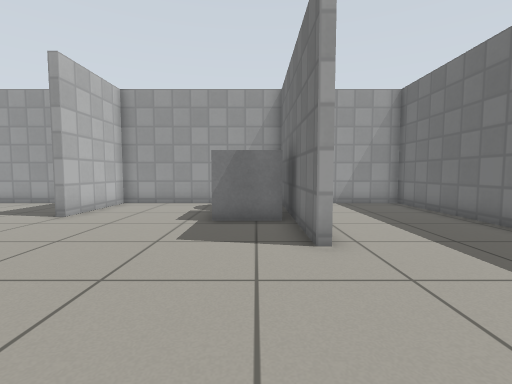
view 1 (above)

13 first-person views from a walk through a Gazebo world. The camera is 0.69 m above the floor, tilts 4° down and sees 85° across. The floor is counted in squares, 0.5 m on a side. Each view is taken from the middle of a square. On the plan, view 1 faces up. The plan holds only what a view shows up to about 13 squares ahead; the rest is blank. Simple patterns stand in for the simulator's built-in surfaces.

view 2
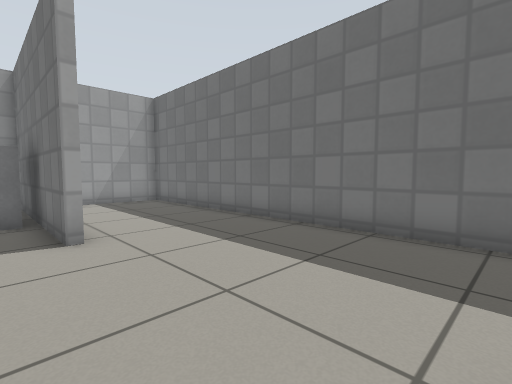

view 3
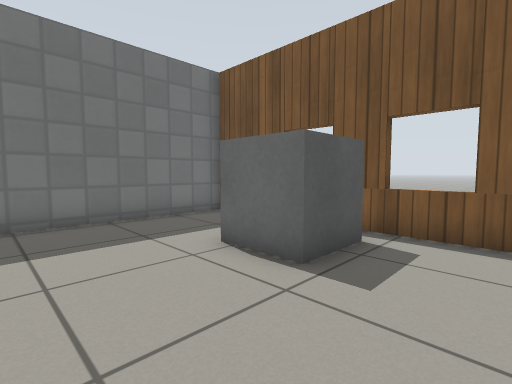

view 4
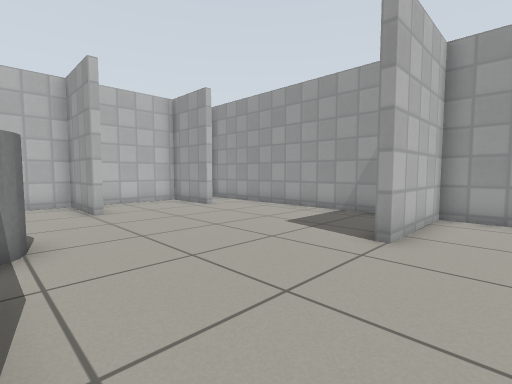

view 5
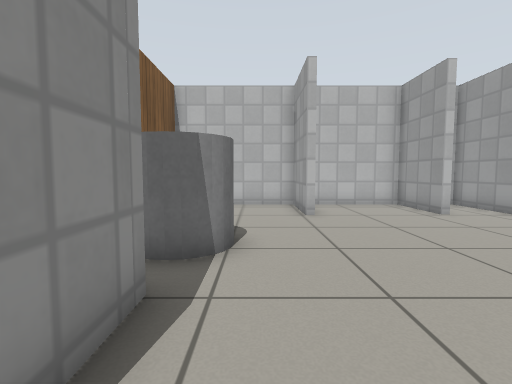

view 6
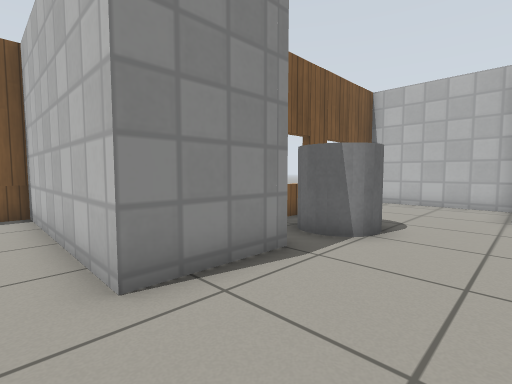

view 7
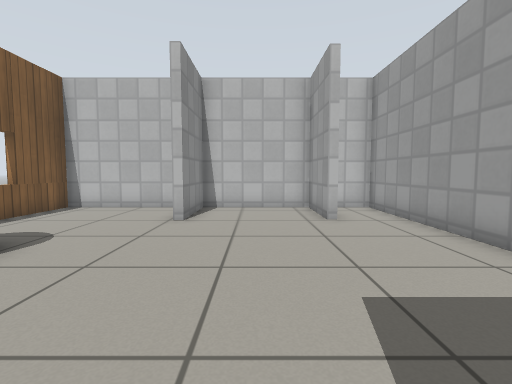

view 8
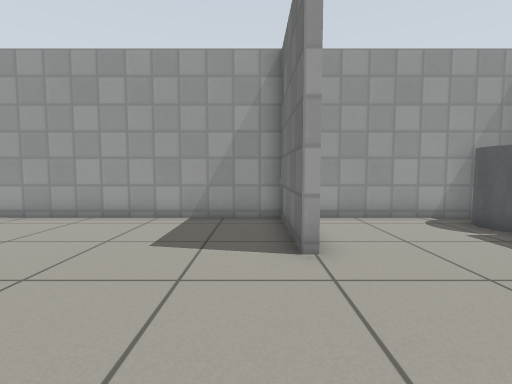

view 9
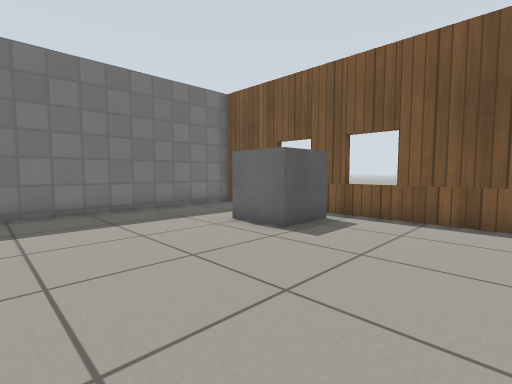

view 10
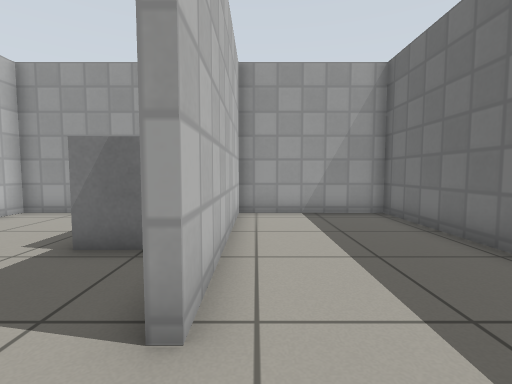

view 11
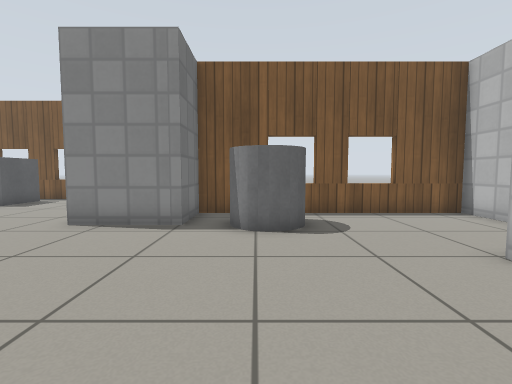

view 12
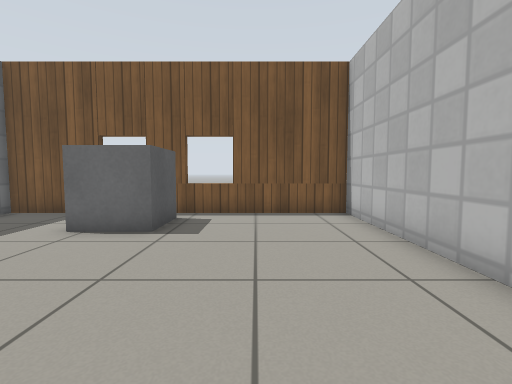

view 13
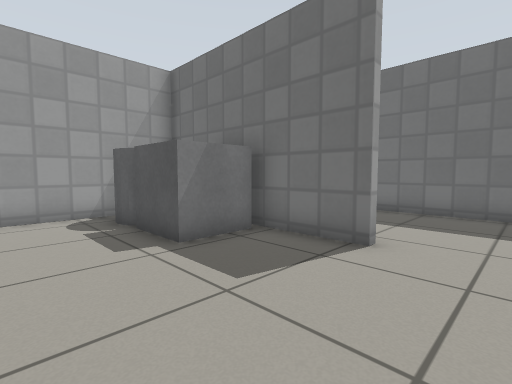

### Floor plan
Points are (right, up) in squares from view 1. A wall is a line through its corners. A room is listed if a view was taken in it or the views show most of it. See-through windows are left out.
Room 1 (views 1, 2, 3, 4, 5, 6, 7, 8, 9, 10, 11, 12, 13)
walls: (-6.2, 8.5) (-6.2, 12.5) (-17, 12.5) (-17, 11.1); (-14, 10.5) (-14, 10.1) (-17, 10.1) (-17, 5.9) (-14, 5.9) (-14, 5.6) (-17, 5.6) (-17, 0.6) (-8.1, 0.6) (-8.1, 2.8) (-5.1, 2.8) (-5.1, -4.4) (6.3, -4.4) (6.3, 12.5) (1.4, 12.5) (1.4, 5.1) (1.1, 5.1) (1.1, 12.5) (-5.9, 12.5) (-5.9, 8.5)
objects: grey cylinder (-11, 2) to (-10, 3); grey box (-1, 8) to (0, 9); grey cylinder (-1, 10) to (-1, 11); grey box (1, -3) to (2, -2)

Where each view was taken, in squares from view 1:
view 1: 0 up, 0 right, facing up
view 2: 1 down, 0 right, facing up-right
view 3: 2 up, 2 left, facing down-right
view 4: 3 up, 4 left, facing up-left
view 5: 4 up, 5 left, facing left
view 6: 6 up, 4 left, facing down-left
view 7: 8 up, 6 left, facing left
view 8: 4 up, 7 left, facing up
view 9: 4 up, 4 left, facing down-right
view 10: 3 up, 2 right, facing up
view 11: 10 up, 10 left, facing down
view 12: 5 up, 2 left, facing down
view 13: 3 up, 4 left, facing up-right
